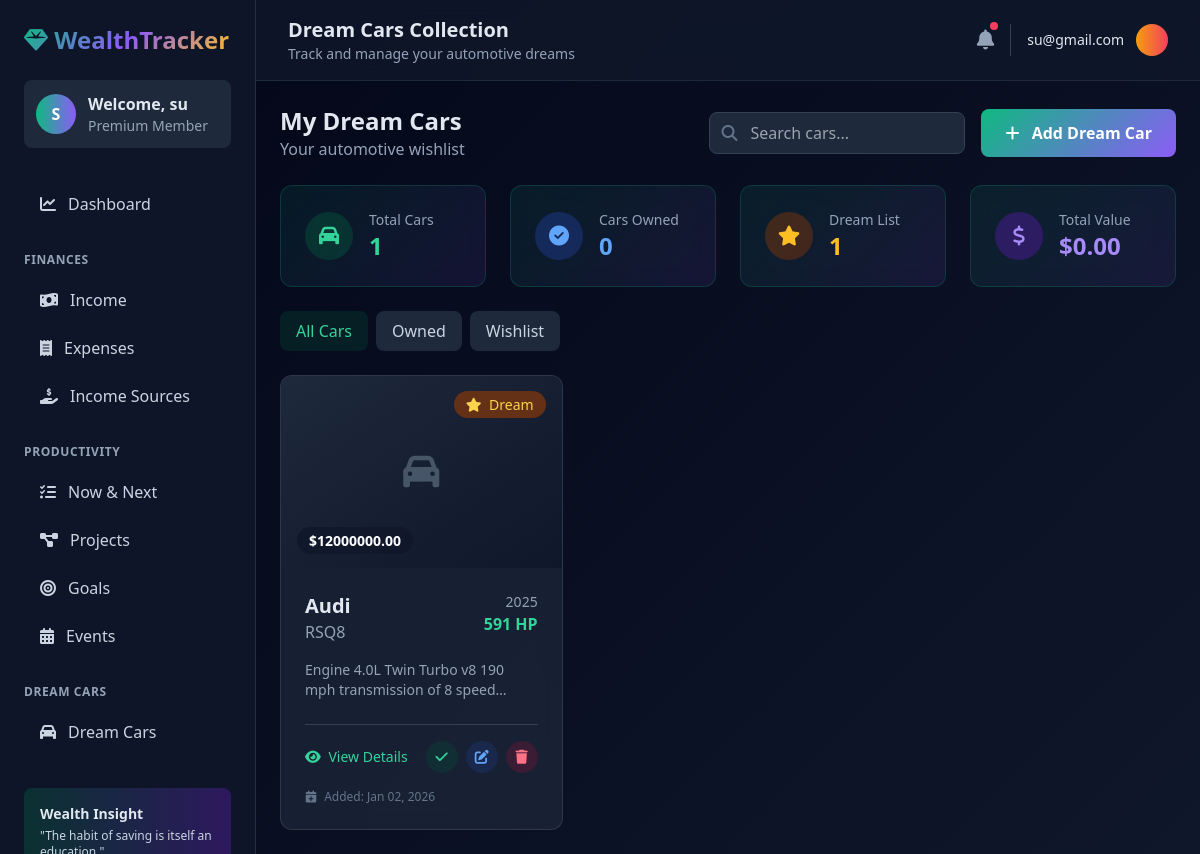
Screenshot of /dreamcars/ (signed in) with the database file from the repository.
### Tracker/models.py (models this page shows, shortened)
class DreamCar(models.Model):
    user = models.ForeignKey(User, on_delete=models.CASCADE, null=True)
    brand = models.CharField(max_length=100, default="")
    model = models.CharField(max_length=100, default="")
    horsepower = models.IntegerField(default=0)
    year = models.IntegerField(default=2024)
    price = models.FloatField(default=0)
    bought = models.BooleanField(default=False)
    date_bought = models.DateTimeField(null=True, blank=True)
    date_added = models.DateTimeField(default=timezone.now)
    description = models.TextField(default="")
    pictures = models.ManyToManyField(Pictures, blank=True)

### Tracker/views.py (the view)
# urls.py: path('dreamcars/', views.DreamCarListView.as_view(), name='dreamcar-list'),
class DreamCarListView(LoginRequiredMixin, ListView):
    model = DreamCar
    template_name = 'dreamcar/dreamcar_list.html'
    context_object_name = 'cars'
    paginate_by = 12
    def get_queryset(self):
        queryset = DreamCar.objects.filter(user=self.request.user).order_by('-date_added')
        status = self.request.GET.get('status')
        if status == 'bought':
            queryset = queryset.filter(bought=True)
        elif status == 'not_bought':
            queryset = queryset.filter(bought=False)
        search_query = self.request.GET.get('search')
        if search_query:
            queryset = queryset.filter(
                Q(brand__icontains=search_query) |
                Q(model__icontains=search_query) |
                Q(description__icontains=search_query)
            )
        return queryset
    def get_context_data(self, **kwargs):
        context = super().get_context_data(**kwargs)
        cars_with_first_picture = []
        for car in context['cars']:
            first_picture = car.pictures.first()  # Get first picture from ManyToMany
            cars_with_first_picture.append({
                'car': car,
                'first_picture': first_picture
            })
        context['cars_with_images'] = cars_with_first_picture
        context['total_cars'] = self.get_queryset().count()
        context['bought_cars'] = self.get_queryset().filter(bought=True).count()
        context['dream_cars'] = self.get_queryset().filter(bought=False).count()
        total_value = sum(car.price for car in self.get_queryset().filter(bought=True))
        context['total_value'] = total_value
        return context

### Tracker/templates/dreamcar/dreamcar_list.html (shortened to what this page needs)
{% extends 'tracker/base.html' %}
{% load static %}
{% block header_title %}Dream Cars Collection{% endblock %}
{% block header_subtitle %}Track and manage your automotive dreams{% endblock %}
{% block content %}
<div class="space-y-6">
    <div class="flex flex-col md:flex-row items-start md:items-center justify-between gap-4">
        <div>
            <h2 class="text-2xl font-bold">My Dream Cars</h2>
            <p class="text-slate-400">Your automotive wishlist</p>
        </div>
        <div class="flex items-center space-x-4">
            <div class="relative">
                <input type="text"
                       placeholder="Search cars..."
                       class="bg-slate-800 border border-slate-700 rounded-lg px-4 py-2 pl-10 w-full md:w-64 focus:outline-none focus:ring-2 focus:ring-emerald-500">
                <i class="fas fa-search absolute left-3 top-1/2 transform -translate-y-1/2 text-slate-500"></i>
            </div>
            <a href="{% url 'dreamcar-create' %}" class="btn-primary">
                <i class="fas fa-plus mr-2"></i> Add Dream Car
            </a>
        </div>
    </div>
    <div class="grid grid-cols-1 md:grid-cols-4 gap-6">
        <div class="stat-card card p-6 rounded-xl">
            <div class="flex items-center">
                <div class="w-12 h-12 bg-emerald-900/50 rounded-full flex items-center justify-center mr-4">
                    <i class="fas fa-car text-emerald-400 text-xl"></i>
                </div>
                <div>
                    <p class="text-slate-400 text-sm">Total Cars</p>
                    <h3 class="text-2xl font-bold text-emerald-400">{{ total_cars|default:"0" }}</h3>
                </div>
            </div>
        </div>
        <div class="stat-card card p-6 rounded-xl">
            <div class="flex items-center">
                <div class="w-12 h-12 bg-blue-900/50 rounded-full flex items-center justify-center mr-4">
                    <i class="fas fa-check-circle text-blue-400 text-xl"></i>
                </div>
                <div>
                    <p class="text-slate-400 text-sm">Cars Owned</p>
                    <h3 class="text-2xl font-bold text-blue-400">{{ bought_cars|default:"0" }}</h3>
                </div>
            </div>
        </div>
        <div class="stat-card card p-6 rounded-xl">
            <div class="flex items-center">
                <div class="w-12 h-12 bg-amber-900/50 rounded-full flex items-center justify-center mr-4">
                    <i class="fas fa-star text-amber-400 text-xl"></i>
                </div>
                <div>
                    <p class="text-slate-400 text-sm">Dream List</p>
                    <h3 class="text-2xl font-bold text-amber-400">{{ dream_cars|default:"0" }}</h3>
                </div>
            </div>
        </div>
        <div class="stat-card card p-6 rounded-xl">
            <div class="flex items-center">
                <div class="w-12 h-12 bg-violet-900/50 rounded-full flex items-center justify-center mr-4">
                    <i class="fas fa-dollar-sign text-violet-400 text-xl"></i>
                </div>
                <div>
                    <p class="text-slate-400 text-sm">Total Value</p>
                    <h3 class="text-2xl font-bold text-violet-400">${{ total_value|floatformat:2|default:"0" }}</h3>
                </div>
            </div>
        </div>
    </div>
    <div class="flex flex-wrap gap-2 mb-6">
        <a href="{% url 'dreamcar-list' %}"
           class="px-4 py-2 {% if not request.GET.status %}bg-emerald-900/30 text-emerald-400{% else %}bg-slate-800 hover:bg-slate-700 text-slate-300{% endif %} rounded-lg font-medium">
            All Cars
        </a>
        <a href="?status=bought"
           class="px-4 py-2 {% if request.GET.status == 'bought' %}bg-emerald-900/30 text-emerald-400{% else %}bg-slate-800 hover:bg-slate-700 text-slate-300{% endif %} rounded-lg">
            Owned
        </a>
        <a href="?status=not_bought"
           class="px-4 py-2 {% if request.GET.status == 'not_bought' %}bg-emerald-900/30 text-emerald-400{% else %}bg-slate-800 hover:bg-slate-700 text-slate-300{% endif %} rounded-lg">
            Wishlist
        </a>
    </div>
    <div class="grid grid-cols-1 md:grid-cols-2 lg:grid-cols-3 xl:grid-cols-4 gap-6">
        {% for item in cars_with_images %}
        <div class="card rounded-xl overflow-hidden hover:shadow-xl transition-shadow duration-300">
            <div class="relative h-48 overflow-hidden bg-slate-900">
                {% if item.first_picture %}
                <img src="{{ item.first_picture.picture.url }}"
                     alt="{{ item.car.brand }} {{ item.car.model }}"
                     class="w-full h-full object-cover transition-transform duration-500 hover:scale-110">
                {% else %}
                <div class="w-full h-full flex items-center justify-center bg-gradient-to-br from-slate-800 to-slate-900">
                    <i class="fas fa-car text-4xl text-slate-600"></i>
                </div>
                {% endif %}
                <div class="absolute top-4 right-4">
                    {% if item.car.bought %}
                    <span class="px-3 py-1 bg-emerald-900/80 text-emerald-300 rounded-full text-sm font-medium backdrop-blur-sm">
                        <i class="fas fa-check mr-1"></i> Owned
                    </span>
                    {% else %}
                    <span class="px-3 py-1 bg-amber-900/80 text-amber-300 rounded-full text-sm font-medium backdrop-blur-sm">
                        <i class="fas fa-star mr-1"></i> Dream
                    </span>
                    {% endif %}
                </div>
                <div class="absolute bottom-4 left-4">
                    <span class="px-3 py-1 bg-slate-900/80 text-white rounded-full text-sm font-bold backdrop-blur-sm">
                        ${{ item.car.price|floatformat:2 }}
                    </span>
                </div>
            </div>
            <div class="p-6">
                <div class="flex items-start justify-between mb-4">
                    <div>
                        <h3 class="text-xl font-bold">{{ item.car.brand }}</h3>
                        <p class="text-slate-400">{{ item.car.model }}</p>
                    </div>
                    <div class="text-right">
                        <p class="text-sm text-slate-400">{{ item.car.year }}</p>
                        <p class="text-emerald-400 font-bold">{{ item.car.horsepower }} HP</p>
                    </div>
                </div>
                <p class="text-slate-400 text-sm mb-6 line-clamp-2">{{ item.car.description|truncatechars:100 }}</p>
                <div class="flex items-center justify-between pt-4 border-t border-slate-700">
                    <a href="{% url 'dreamcar-detail' item.car.pk %}"
                       class="text-emerald-400 hover:text-emerald-300 font-medium text-sm">
                        <i class="fas fa-eye mr-1"></i> View Details
                    </a>
                    <div class="flex items-center space-x-2">
                        {% if not item.car.bought %}
                        <button onclick="markAsBought({{ item.car.pk }})"
                                class="w-8 h-8 bg-emerald-900/30 hover:bg-emerald-900/50 rounded-full flex items-center justify-center text-emerald-400 hover:text-emerald-300">
                            <i class="fas fa-check text-sm"></i>
                        </button>
                        {% endif %}
                        <a href="{% url 'dreamcar-update' item.car.pk %}"
                           class="w-8 h-8 bg-blue-900/30 hover:bg-blue-900/50 rounded-full flex items-center justify-center text-blue-400 hover:text-blue-300">
                            <i class="fas fa-edit text-sm"></i>
                        </a>
                        <a href="{% url 'dreamcar-delete' item.car.pk %}"
                           class="w-8 h-8 bg-rose-900/30 hover:bg-rose-900/50 rounded-full flex items-center justify-center text-rose-400 hover:text-rose-300">
                            <i class="fas fa-trash text-sm"></i>
                        </a>
                    </div>
                </div>
                <div class="mt-4 text-xs text-slate-500">
                    <i class="fas fa-calendar-plus mr-1"></i>
                    Added: {{ item.car.date_added|date:"M d, Y" }}
                </div>
            </div>
        </div>
        {% endfor %}
    </div>
</div>
{% endblock %}

### Tracker/templates/tracker/base.html (shortened to what this page needs)
{% load static %}
<!DOCTYPE html>
<html lang="en" class="dark">
<head>
    <script src="https://cdn.tailwindcss.com"></script>
    <link rel="stylesheet" href="https://cdnjs.cloudflare.com/ajax/libs/font-awesome/6.4.0/css/all.min.css">
</head>
<body class="font-sans antialiased">
    <div class="flex h-screen">
        <aside class="sidebar w-64 flex-shrink-0 overflow-y-auto">
            <div class="p-6">
                <h1 class="text-2xl font-bold gradient-text">
                    <i class="fas fa-gem"></i> WealthTracker
                </h1>
                <div class="mt-6">
                    <div class="flex items-center space-x-3 p-3 bg-slate-800 rounded-lg">
                        <div class="w-10 h-10 bg-gradient-to-r from-emerald-500 to-violet-500 rounded-full flex items-center justify-center">
                            <span class="font-bold text-white">{{ request.user.username|first|upper }}</span>
                        </div>
                        <div>
                            <p class="font-semibold">Welcome, {{ request.user.username }}</p>
                            <p class="text-sm text-slate-400">Premium Member</p>
                        </div>
                    </div>
                </div>
                <nav class="mt-8">
                    <a href="{% url 'dashboard' %}" class="sidebar-link {% if request.path == '/' %}active{% endif %}">
                        <i class="fas fa-chart-line"></i> Dashboard
                    </a>
                    <p class="text-slate-400 text-xs uppercase tracking-wider font-semibold mt-6 mb-2">Finances</p>
                    <a href="{% url 'income-list' %}" class="sidebar-link">
                        <i class="fas fa-money-bill-wave"></i> Income
                    </a>
                    <a href="{% url 'expenses-list' %}" class="sidebar-link">
                        <i class="fas fa-receipt"></i> Expenses
                    </a>
                    <a href="{% url 'incomesource-list' %}" class="sidebar-link">
                        <i class="fas fa-hand-holding-usd"></i> Income Sources
                    </a>
                    <p class="text-slate-400 text-xs uppercase tracking-wider font-semibold mt-6 mb-2">Productivity</p>
                    <a href="{% url 'nownext-list' %}" class="sidebar-link">
                        <i class="fas fa-tasks"></i> Now & Next
                    </a>
                    <a href="{% url 'projects-list' %}" class="sidebar-link">
                        <i class="fas fa-project-diagram"></i> Projects
                    </a>
                    <a href="{% url 'goals-list' %}" class="sidebar-link">
                        <i class="fas fa-bullseye"></i> Goals
                    </a>
                    <a href="{% url 'event-list' %}" class="sidebar-link">
                        <i class="fas fa-calendar-alt"></i> Events
                    </a>
                    <p class="text-slate-400 text-xs uppercase tracking-wider font-semibold mt-6 mb-2">Dream Cars</p>
                    <a href="{% url 'dreamcar-list' %}" class="sidebar-link">
                        <i class="fas fa-car"></i> Dream Cars
                    </a>
                    <div class="mt-8 p-4 bg-gradient-to-r from-emerald-900/50 to-violet-900/50 rounded-lg">
                        <p class="text-sm font-semibold">Wealth Insight</p>
                        <p class="text-xs text-slate-300 mt-1">"The habit of saving is itself an education."</p>
                    </div>
                </nav>
            </div>
        </aside>
        <div class="flex-1 overflow-y-auto">
            <header class="sticky top-0 z-10 bg-slate-900/90 backdrop-blur-md border-b border-slate-800">
                <div class="flex items-center justify-between px-8 py-4">
                    <div>
                        <h2 class="text-xl font-semibold">{% block header_title %}Dashboard{% endblock %}</h2>
                        <p class="text-sm text-slate-400">{% block header_subtitle %}Track your wealth journey{% endblock %}</p>
                    </div>
                    <div class="flex items-center space-x-4">
                        <div class="relative">
                            <i class="fas fa-bell text-slate-400 text-xl"></i>
                            <span class="absolute -top-1 -right-1 w-2 h-2 bg-rose-500 rounded-full"></span>
                        </div>
                        <div class="flex items-center space-x-3">
                            <span class="text-sm font-medium">{{ request.user.email }}</span>
                            <div class="w-8 h-8 bg-gradient-to-r from-amber-500 to-rose-500 rounded-full"></div>
                        </div>
                    </div>
                </div>
            </header>
            <main class="p-6">
                {% block content %}{% endblock %}
            </main>
        </div>
    </div>
</body>
</html>

### rows the page displays
DreamCar: bought False (drawn), car.price "12000000.00", car.brand "Audi", car.model "RSQ8", car.year "2025", car.horsepower "591", car.description "Engine 4.0L Twin Turbo v8 190 mph transmission of 8…", car.date_added "Jan 02, 2026"

### other values shown
{{ request.user.username|first|upper }} "S"
{{ request.user.username }} "su"
{{ request.user.email }} "su@gmail.com"
{{ total_cars|default:"0" }} "1"
{{ bought_cars|default:"0" }} "0"
{{ dream_cars|default:"0" }} "1"
{{ total_value|floatformat:2|default:"0" }} "0.00"
